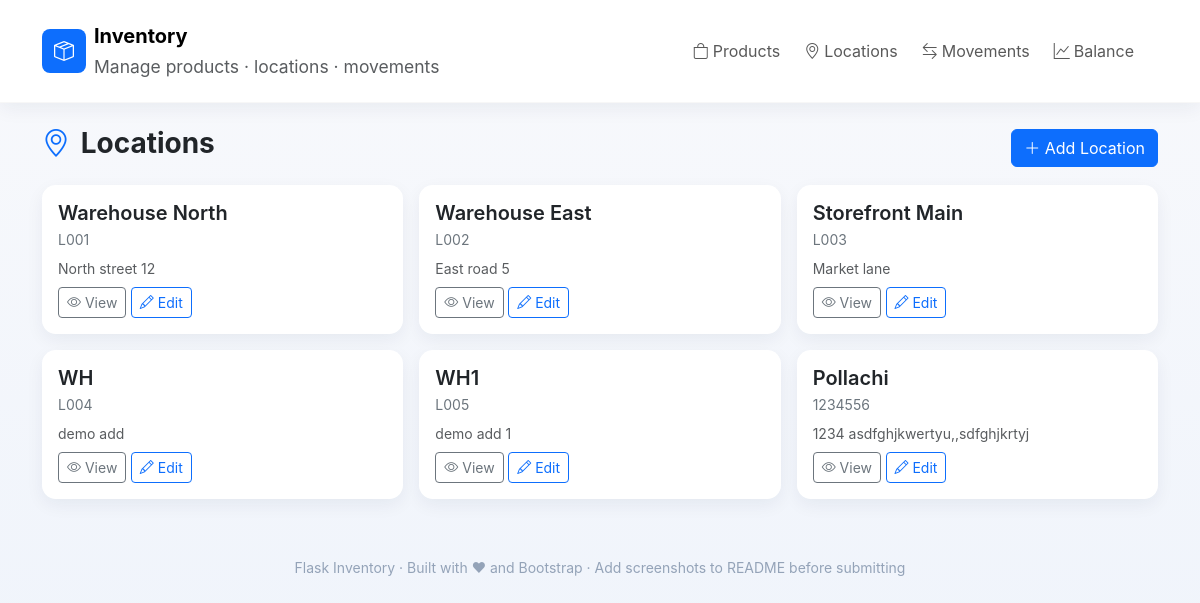
/locations, run on the app's committed database.
### app.py (models this page shows, shortened)
class Location(db.Model):
    location_id = db.Column(db.String(50), primary_key=True)
    name = db.Column(db.String(200), nullable=False)
    address = db.Column(db.String(300))

### app.py (the view)
@app.route('/locations')
def locations():
    items = Location.query.all()
    return render_template('locations.html', locations=items)

### templates/locations.html
{% extends "base.html" %}
{% block content %}
  <div class="d-flex justify-content-between align-items-center mb-3">
    <h3 class="fw-bold"><i class="bi bi-geo-alt me-1 text-primary"></i> Locations</h3>
    <a class="btn btn-primary" href="{{ url_for('add_location') }}"><i class="bi bi-plus-lg"></i> Add Location</a>
  </div>
  <div class="row g-3">
    {% for l in locations %}
      <div class="col-12 col-md-4">
        <div class="card p-3 h-100">
          <h5 class="fw-semibold mb-1">{{ l.name }}</h5>
          <div class="small muted mb-2">{{ l.location_id }}</div>
          <div class="text-muted small mb-2">{{ l.address or 'No address' }}</div>
          <div class="mt-auto">
            <a href="{{ url_for('view_location', location_id=l.location_id) }}" class="btn btn-sm btn-outline-secondary"><i class="bi bi-eye"></i> View</a>
            <a href="{{ url_for('edit_location', location_id=l.location_id) }}" class="btn btn-sm btn-outline-primary"><i class="bi bi-pencil"></i> Edit</a>
          </div>
        </div>
      </div>
    {% else %}
      <div class="col-12">
        <div class="card p-3 text-muted">No locations yet. Click <a href="{{ url_for('add_location') }}">Add Location</a>.</div>
      </div>
    {% endfor %}
  </div>
{% endblock %}

### templates/base.html (style rules this page uses)
:root { --accent: #2563eb; --muted: #6c757d; --card-radius: 14px; }
html,body { height:100%; }
body { background: linear-gradient(180deg, #f8f9fc 0%, #eef3fb 100%); font-family: Inter, system-ui, -apple-system, "Segoe UI", Roboto, "Helvetica Neue", Arial; }
.card { border: none; border-radius: var(--card-radius); box-shadow: 0 6px 18px rgba(18, 40, 71, 0.06); }
.muted { color: var(--muted); }

### data on the page
Location: name "Warehouse North", location_id "L001", address "North street 12"
Location: name "Warehouse East", location_id "L002", address "East road 5"
Location: name "Storefront Main", location_id "L003", address "Market lane"
Location: name "WH", location_id "L004", address "demo add"
Location: name "WH1", location_id "L005", address "demo add 1"
Location: name "Pollachi", location_id "1234556", address "1234 asdfghjkwertyu,,sdfghjkrtyj"
